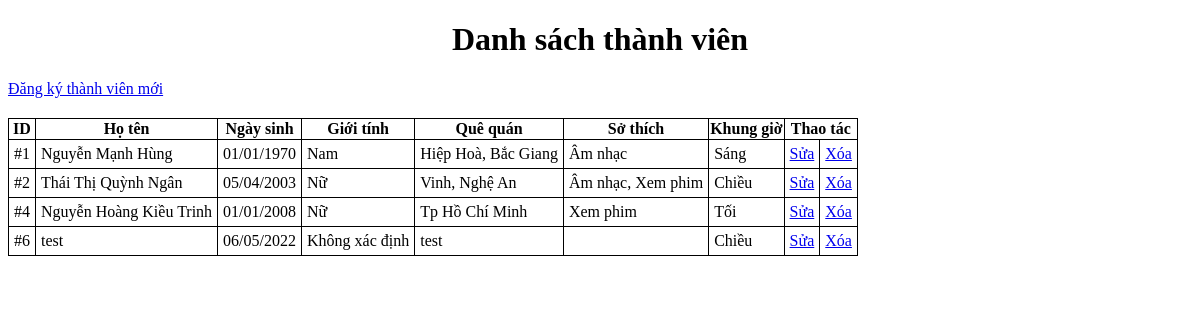
The page / on the database its author committed.
### tables this page shows
CREATE TABLE `members` (
  `member_id` int(5) NOT NULL,
  `member_name` varchar(500) DEFAULT NULL,
  `member_dob` varchar(15) DEFAULT NULL,
  `member_sex` int(1) NOT NULL DEFAULT 0,
  `member_nativeLand` varchar(500) DEFAULT NULL,
  `member_hobby` varchar(3) DEFAULT NULL,
  `member_time` int(1) NOT NULL DEFAULT 0
);

### lecongminh_Connect.php (called while the page is built, shortened)
<?php
class Connect
{
    private $host = 'localhost';
    private $user = 'root';
    private $pass = '';
    private $database = 'lecongminh';
    public function connectDB()
    {
        $connect = mysqli_connect($this->host, $this->user, $this->pass, $this->database);
        mysqli_set_charset($connect, 'utf8');
        return $connect;
    }
    public function excuteQuery($sql)
    {
        $connect = $this->connectDB();
        $result = mysqli_query($connect, $sql);
        return $result;
    }
}

### lecongminh_home.php (the view, shortened to what this page needs)
<?php
$sql = "select * from members";
$result = (new Connect())->excuteQuery($sql);
?>
<h1>Danh sách thành viên</h1>
<a href="?action=create">Đăng ký thành viên mới</a>
<div class="container">
    <table class="table-home">
        <tr>
            <th>ID</th>
            <th>Họ tên</th>
            <th>Ngày sinh</th>
            <th>Giới tính</th>
            <th>Quê quán</th>
            <th>Sở thích</th>
            <th>Khung giờ</th>
            <th colspan='2'>Thao tác</th>
        </tr>
        <?php foreach ($result as $each) : ?>
            <tr>
                <td id="<?php echo $each['member_id']; ?>"><?php echo "#" . $each['member_id']; ?></td>
                <td><?php echo $each['member_name']; ?></td>
                <td><?php echo date('d/m/Y', strtotime($each["member_dob"])); ?></td>
                <td><?php echo $each['member_sex'] == 0 ? "Nam" : ($each['member_sex'] == 1 ? "Nữ" : "Không xác định"); ?></td>
                <td><?php echo $each['member_nativeLand']; ?></td>
                <td><?php $hobby = [];
                    if (str_contains($each['member_hobby'], "1"))
                        $hobby[] = "Âm nhạc";
                    if (str_contains($each['member_hobby'], "2"))
                        $hobby[] = "Xem phim";
                    echo join(", ", $hobby); ?></td>
                <td><?php echo $each['member_time'] == 0 ? "Sáng" : ($each['member_time'] == 1 ? "Chiều" : "Tối"); ?></td>
                <td><a href="?action=edit&id=<?php echo $each['member_id']; ?>">Sửa</a></td>
                <td><a onclick="return Del('<?php echo $each['member_name']; ?>')" href="?action=delete&id=<?php echo $each['member_id']; ?>">Xóa</a></td>
            </tr>
        <?php endforeach; ?>
    </table>
</div>

### index.php (shortened to what this page needs)
<!DOCTYPE html>
<html lang="en">
<head>
    <link rel="stylesheet" href="lecongminh_main.css">
</head>
<body>
    <?php require_once 'lecongminh_route.php'; ?>
</body>
</html>

### lecongminh_route.php (shortened to what this page needs)
<?php
require_once 'lecongminh_Connect.php';
$action = $_GET['action'] ?? 'home';
switch ($action) {
    case 'home':
        require_once 'lecongminh_home.php';
        break;
}

### lecongminh_main.css (style rules this page uses)
table,tr, td, th { border-collapse: collapse; border: 1px solid black; }
.container { width: 100wh; margin-top: 20px; }
table { margin: 0 auto; }
table.table-home { margin: 0; margin-top: 20px; }
h1 { text-align: center; }
td { padding: 5px; }

### rows shown on the page
members: member_id "1", member_name "Nguyễn Mạnh Hùng", member_dob "01/01/1970", member_sex "Nam", member_nativeLand "Hiệp Hoà, Bắc Giang", hobby "Âm nhạc", member_time "Sáng"
members: member_id "2", member_name "Thái Thị Quỳnh Ngân", member_dob "05/04/2003", member_sex "Nữ", member_nativeLand "Vinh, Nghệ An", hobby "Âm nhạc, Xem phim", member_time "Chiều"
members: member_id "4", member_name "Nguyễn Hoàng Kiều Trinh", member_dob "01/01/2008", member_sex "Nữ", member_nativeLand "Tp Hồ Chí Minh", hobby "Xem phim", member_time "Tối"
members: member_id "6", member_name "test", member_dob "06/05/2022", member_sex "Không xác định", member_nativeLand "test", member_time "Chiều"
